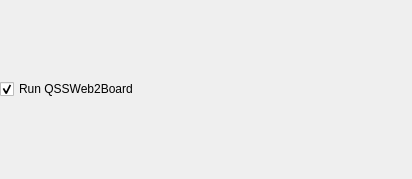
<?xml version="1.0" encoding="UTF-8"?>
<ui version="4.0">
 <class>RunAppCheckBoxForm</class>
 <widget class="QWidget" name="RunAppCheckBoxForm">
  <property name="geometry">
   <rect>
    <x>0</x>
    <y>0</y>
    <width>412</width>
    <height>179</height>
   </rect>
  </property>
  <layout class="QVBoxLayout" name="verticalLayout">
   <property name="margin">
    <number>0</number>
   </property>
   <item>
    <widget class="QCheckBox" name="runAppCheckBox">
     <property name="text">
      <string>Run QSSWeb2Board</string>
     </property>
     <property name="checked">
      <bool>true</bool>
     </property>
     <property name="tristate">
      <bool>false</bool>
     </property>
    </widget>
   </item>
  </layout>
 </widget>
 <resources/>
 <connections/>
</ui>
